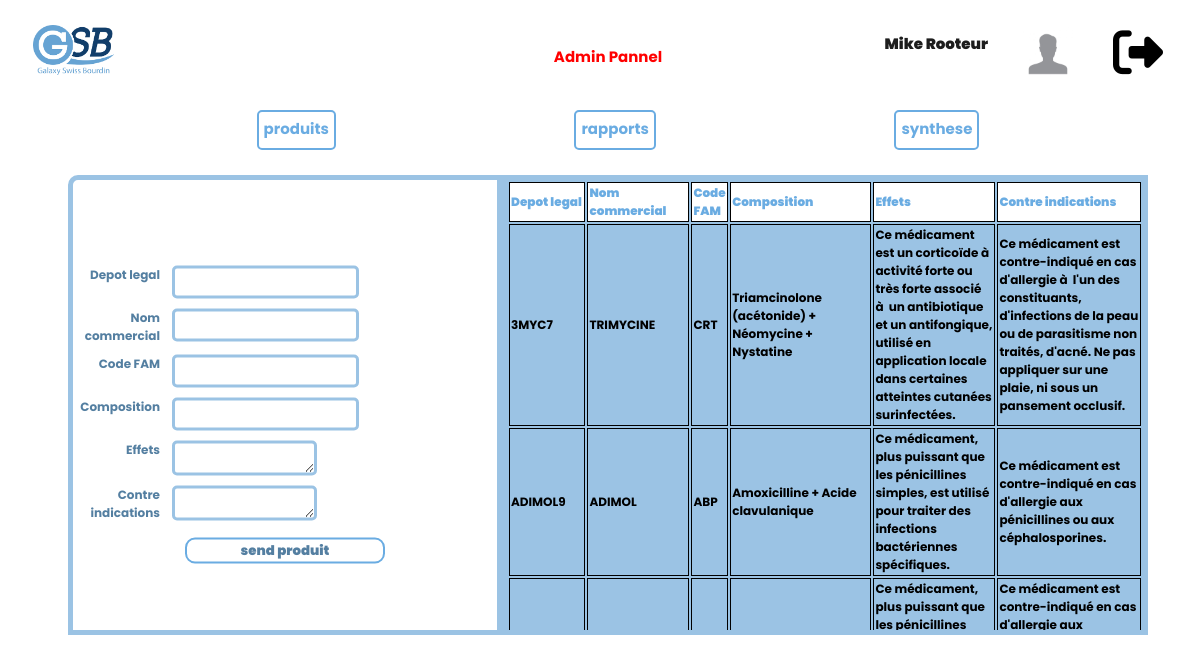
The app's page /gsbV1/admin_produit.php (signed in) with its own data.
### tables this page shows
CREATE TABLE IF NOT EXISTS `produit` (
  `MED_DEPOTLEGAL` varchar(9) DEFAULT NULL,
  `MED_NOMCOMMERCIAL` varchar(19) DEFAULT NULL,
  `FAM_CODE` varchar(3) DEFAULT NULL,
  `MED_COMPOSITION` varchar(80) DEFAULT NULL,
  `MED_EFFETS` varchar(194) DEFAULT NULL,
  `MED_CONTREINDIC` varchar(236) DEFAULT NULL,
  `MED_PRIXECHANTILLON` varchar(0) DEFAULT NULL
);

### gsbV1/admin_produit.php (the view, shortened to what this page needs)
<?php
try {
    $connexion = new PDO('mysql:host=localhost;dbname=gsbv1;charset=utf8', 'root', '');
} catch (Exception $e) {
    die('Erreur : ' . $e->getMessage());
}
$sql1 = "SELECT * FROM produit  ";
$reponse1 = $connexion->query($sql1);
?>
<!DOCTYPE html>
<html lang="en">
<head>
    <link rel="stylesheet" href="style_rapport.css">
</head>
<body>
<header>
    <div class="logo">
    <img src="logo.png" alt="">
    </div>
    <div class="admin">
        <p>Admin Pannel</p>
    </div>
    <div class="id">
    <div class="id_name">
    <p>
    <?php echo $_SESSION['prenom']; ?> <?php echo $_SESSION['nom']; ?>
    </p>
    </div>
    <div class="id_photo">
    <img src="pp.jpg" alt="">
    </div>
    <a href="logout.php">
    <i class="fas fa-sign-out-alt"></i>
    </a>
    </div>
</header>
<nav>
    <li>
    <a href="">produits</a>
    <a href="admin_rapport.php">rapports</a>
    <a href="">synthese</a>
    </li>
</nav>
<main>
    <div class="formul">
    <form action="produit_post.php" method="post">
        <div class="line">
        <legend>Depot legal</legend>
        <input  class="inputs" type="text" name="depot_legal">
        </div>
        <div class="line">
        <legend>Nom commercial</legend>
        <input  class="inputs" type="text" name="nom_commercial">
        </div>
       <br>
        <div class="line">
        <legend>Code FAM</legend>
        <input  class="inputs" type="text" name="code_fam">
        </div>
        <br>
        <div class="line">
        <legend>Composition</legend>
        <input  class="inputs" type="text" name="composition">
        </div>
        <br>
        <div class="line">
        <legend>Effets</legend>
        <textarea  name="effets" class="inputs" rows="10" cols="15"></textarea>
        </div>
        <br>
        <div class="line">
        <legend>Contre indications</legend>
        <textarea  name="contre_indication" class="inputs" rows="10" cols="15"></textarea>
        </div>
        <br>
        <div class="line">
        <input type="submit" class="btn" name="produit" value="send produit">
        </div>
    </form>
    </div>
    <div class="result">
    <table>
    <thead>
        <tr>
            <td>Depot legal</td>
            <td>Nom commercial</td>
            <td>Code FAM</td>
            <td>Composition</td>
            <td>Effets</td>
            <td>Contre indications</td>
        </tr>
    </thead>
    <tbody>
        <?php
            while ($data1 = $reponse1->fetch()) { ?>
    <tr>
    <td>
    <?php
    echo $data1['MED_DEPOTLEGAL']
    ?>
    </td>
    <td>
    <?php
    echo $data1['MED_NOMCOMMERCIAL']
    ?>
    </td>
    <td>
    <?php
    echo $data1['FAM_CODE']
    ?>
    </td>
    <td>
    <?php
    echo $data1['MED_COMPOSITION']
    ?>
    </td>
    <td>
    <?php
    echo $data1['MED_EFFETS']
    ?>
    </td>
    <td>
    <?php
    echo $data1['MED_CONTREINDIC']
    ?>
    </td>
    </tr>
    <?php
     }
     ?>
     </tbody>
     </table>
    </div>
</main>
</body>
</html>

### gsbV1/style_rapport.css (style rules this page uses)
body { font-family: 'Poppins', sans-serif; font-size: 15px; font-weight: bolder; width: 100vw; overflow-x: hidden; }
header { position: relative; height: 50px; margin: 25px; }
legend { margin: 5px; width: 80px; text-align: right; font-size: 12px; }
main { display: inline-flex; justify-content: space-evenly; height: 450px; width: 90vw; position: relative; left: 50%; transform: translateX(-50%); margin-top: 15px; }
form { position: absolute; top: 50%; left: 50%; transform: translate(-50%,-50%); width: 100%; }
thead { color: rgb(106, 172, 226); font-weight: bolder; background: white; }
td { font-size: 12px; border: solid 1px black; }
.result { background: rgb(155, 195, 228);; height: 100%; width: 60%; overflow-x: hidden; overflow-y: auto; border: solid 5px rgb(155, 195, 228); }
.formul { display: inline-flex; width: 40%; height: 100%; position: relative; color: rgb(84, 127, 161); border: solid 5px rgb(155, 195, 228); border-top-left-radius: 10px; }
.inputs { margin: 0px; border: 3px solid rgb(155, 195, 228); border-radius: 5px; height: 25px; margin: 5px; }
.id { position: absolute; top: 50%; right: 0%; transform: translatey(-50%); display: inline-flex; }
.id > * { margin: 20px; font-size: 15px; }
.id_name { margin-right: 15px; color: rgb(29, 29, 29); font-weight: bolder; }
.id_photo { position: relative; }
.id_photo > img { width: 50px; height: auto; margin-top: 10px; }
.logo { position: absolute; top: 0%; left: 0%; }
.logo > img { height: 50px; width: auto; }
nav { display: inline-flex; max-width: 90vw; height: 40px; margin: 10px; }
li { display: inline-flex; justify-content: space-evenly; min-width: 100vw; max-width: 100vw; font-size: 15px; }
li > a { font-size: 15px; color: rgb(106, 172, 226); border:solid 2px rgb(106, 172, 226); border-radius: 5px; text-decoration: none; padding: 5px; }
.line { display: inline-flex; font-size: 15px; }
.fa-sign-out-alt { color: black; font-size: 50px; margin-top: 10px; }
.btn { position: absolute; bottom: -5%; left: 50%; transform: translateX(-50%); margin-top: 25px; border:solid 2px rgb(106, 172, 226); border-radius: 10px; background: white; color: rgb(84, 127, 161); font-family: 'Poppins', sans-serif; font-weight: bolder; width: 200px; cursor: pointer; }
.admin { color: red; position: absolute; top: 5px; left: 50%; transform: translateX(-50%); }

### records on screen
produit: MED_DEPOTLEGAL "3MYC7", MED_NOMCOMMERCIAL "TRIMYCINE", FAM_CODE "CRT", MED_COMPOSITION "Triamcinolone (acétonide) + Néomycine + Nystatine", MED_EFFETS "Ce médicament est un corticoïde à activité forte ou très forte associé à un antibiotique et un antifongique, utilisé en application locale dans certaines atteintes cutanées surinfectées.", MED_CONTREINDIC "Ce médicament est contre-indiqué en cas d'allergie à l'un des constituants, d'infections de la peau ou de parasitisme non traités, d'acné. Ne pas appliquer sur une plaie, ni sous un pansement occlusif."
produit: MED_DEPOTLEGAL "ADIMOL9", MED_NOMCOMMERCIAL "ADIMOL", FAM_CODE "ABP", MED_COMPOSITION "Amoxicilline + Acide clavulanique", MED_EFFETS "Ce médicament, plus puissant que les pénicillines simples, est utilisé pour traiter des infections bactériennes spécifiques.", MED_CONTREINDIC "Ce médicament est contre-indiqué en cas d'allergie aux pénicillines ou aux céphalosporines."
produit: MED_EFFETS "Ce médicament, plus puissant que les pénicillines…", MED_CONTREINDIC "Ce médicament est contre-indiqué en cas d'allergie aux…"

### other values on screen
$_SESSION['prenom'] "Mike"
$_SESSION['nom'] "Rooteur"
